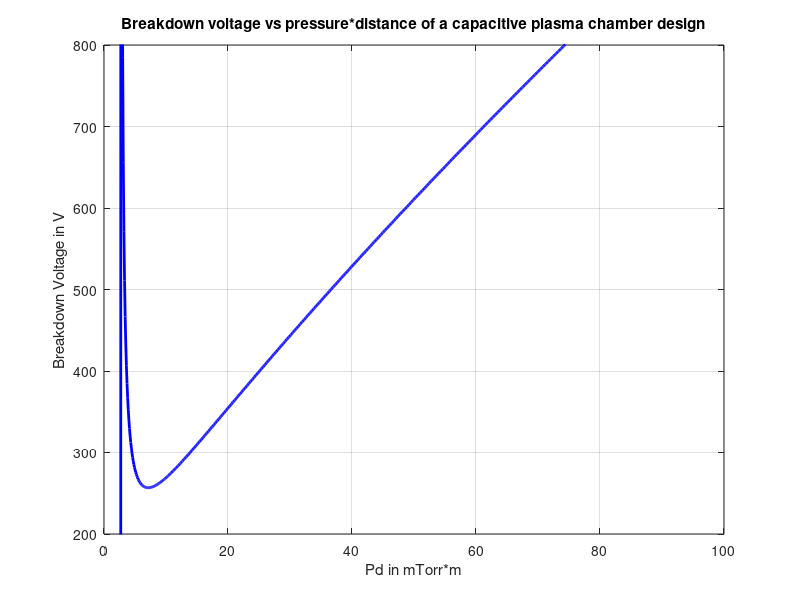

Here is the MATLAB script that generated this plot: (Note: this script raises an error after producing the figure.)
% Define the range of x values
% We start slightly above 0 to avoid ln(0) which is -Inf
x = linspace(0.01, 100, 1000); 

% Calculate y values
% We use the dot operator (.) for element-wise operations
% y = 36x / (ln(1.5x) - 1.37)
% Note: In MATLAB, log() represents the natural logarithm (ln)
y = (36 .* x) ./ (log(1.5 .* x) - 1.37);

% Create the plot
figure;
plot(x, y, 'b-', 'LineWidth', 2);
grid on;

% Add labels and title
xlabel('Pd in mTorr*m');
ylabel('Breakdown Voltage in V');
title('Breakdown voltage vs pressure*distance of a capacitive plasma chamber design');

% Adjust the axis to see the curve better if there are asymptotes
% limiting y-axis helps if there's a vertical asymptote causing spikes
ylim([200 800]); 

% Optional: Add a line for the vertical asymptote if it exists in range
% The denominator is zero when ln(1.5x) = 1.37
% 1.5x = exp(1.37) -> x = exp(1.37)/1.5
asymptote_x = exp(1.37) / 1.5;
if asymptote_x <= 100 && asymptote_x >= 0
    xline(asymptote_x, '--r', 'Vertical Asymptote');
end
